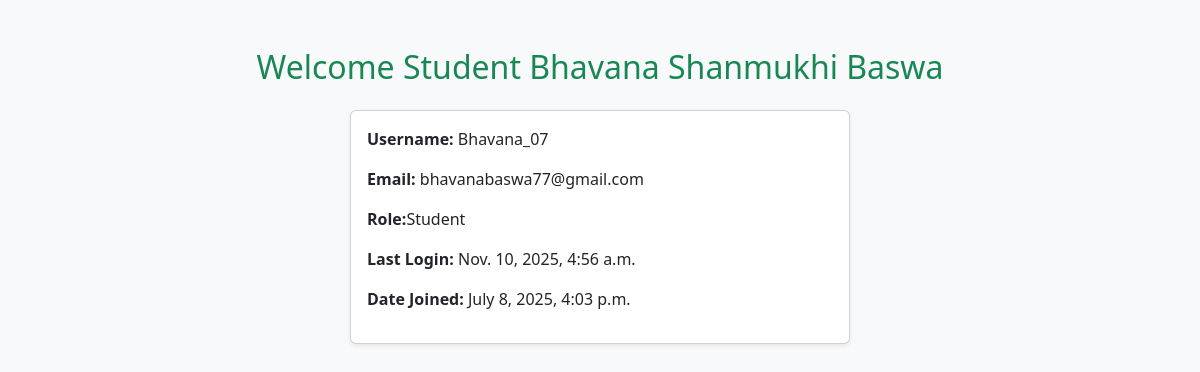
The page /student-profile/ (signed in) on the database its author committed.
### CampusConnectApp/models.py (models this page shows, shortened)
class CustomUser(AbstractUser):
    ROLE_CHOICES = [
        ('ADMIN', 'Admin'),
        ('STAFF', 'Staff'),
        ('STUDENT', 'Student'),
    ]
    role = models.CharField(max_length=10, choices=ROLE_CHOICES)

### CampusConnectApp/views.py (the view)
# urls.py: path('student-profile/', views.student_profile, name='student_profile'),
@login_required
def student_profile(request):
    return render(request, 'student_profile.html', {'user': request.user})

### CampusConnectApp/templates/student_profile.html (shortened to what this page needs)
{% load static %}
<!DOCTYPE html>
<html>
<head>
  <link rel="stylesheet" href="{% static 'css/bootstrap.min.css' %}">
</head>
<body class="bg-light">
  <div class="container mt-5">
    <h2 class="text-success text-center mb-4">Welcome Student {{ user.first_name }} {{ user.last_name }}</h2>
    <div class="card shadow-sm mx-auto" style="max-width: 500px;">
      <div class="card-body">
        <p><strong>Username:</strong> {{ user.username }}</p>
        <p><strong>Email:</strong> {{ user.email }}</p>
        <p><strong>Role:</strong>Student</p>
        <p><strong>Last Login:</strong> {{ user.last_login }}</p>
        <p><strong>Date Joined:</strong> {{ user.date_joined }}</p>
      </div>
    </div>
  </div>
</body>
</html>

### rows shown on the page
CustomUser: first_name "Bhavana Shanmukhi", last_name "Baswa", username "Bhavana_07", email "bhavanabaswa77@gmail.com", last_login "Nov. 10, 2025, 4:56 a.m.", date_joined "July 8, 2025, 4:03 p.m."
